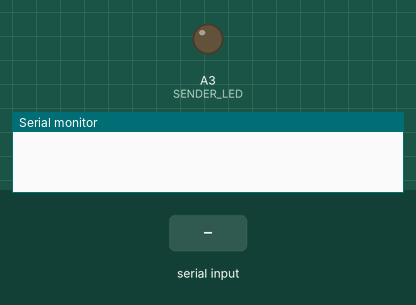
Bench run of a sketch on a simulated Arduino Nano, built with avr-gcc and run on an emulated ATmega328P. On the bench: output pins drawn as LEDs (lit = HIGH), the last lines printed to the serial monitor. Inputs (shaded band) come from the test bench.

Above: at 1.0 s.
At 3.2 s:
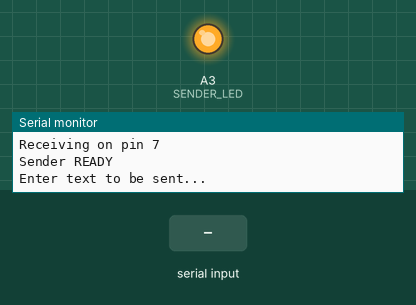
3.3 s: "90,45\n" received over Serial
4.8 s: "90,45\n" received over the second serial link
Timing chart, 0 to 7.8 s (numbered marks = the images above; inputs shaded):
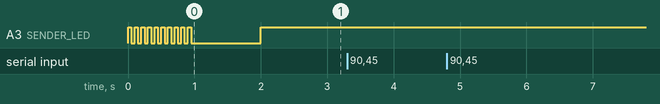

The sketch:

Receiver.ino
```cpp
/********************************************************************
*
*	Serial Wired Tester
*
*	Test program to check out Communications between two computers
*	that are directly wired together
*
*	Author: Bob Jones
*	Date:	December 15, 2018
*
*
*********************************************************************/

#include <SoftwareSerial.h>
#define ROLE_IS_SENDER		true
#define ROLE_IS_RECEIVER	false

#define FLASH_TIMES			10
#define FLASH_DURATION		50

#define SENDER_LED			A3
#define RECEIVER_LED		A0

//	If > 0, use that value; otherwise, ask for pin #
#define TX					8
#define RX					7

#define SendingPort			TX
#define ReceivingPort		RX

#define ECHO				false

SoftwareSerial *transporter;
char *name = (ROLE_IS_RECEIVER) ? "Receiver" : "Sender";
int txPin = TX;
int rxPin = RX;
int bytesSent = 0;
int bytesReceived = 0;
int totalBytesSent = 0;
int totalBytesReceived = 0;

void setup () {
	Serial.begin ( 115200 );
	pinMode ( SENDER_LED, OUTPUT );
	flashPin ( SENDER_LED );
	pinMode ( RECEIVER_LED, INPUT );
	flashPin ( RECEIVER_LED );
	showRoles ();

	while (txPin == 0 || rxPin == 0) {
		if (txPin == 0) txPin = assignTX ();
		if (rxPin == 0) rxPin = assignRX ();
	}

	transporter = new SoftwareSerial ( rxPin, txPin );
	transporter->begin ( 115200 );
	Serial.print ( F ( "Sending on pin " ) );
	Serial.println ( txPin );
	Serial.print ( F ( "Receiving on pin " ) );
	Serial.println ( rxPin );
	Serial.print ( name );
	Serial.println ( " READY" );
	Serial.println ( F ( "Enter text to be sent..." ) );
}

void loop () {
	showStats ();

	//	Check for incoming data
	while (Serial.available ()) {
		char dataToSend = Serial.read ();
		bytesSent += transporter->write ( dataToSend );
		Serial.print ( F ( "Sent: " ) );
		Serial.println ( dataToSend );
	}

	while (transporter->available ()) {
		char dataReceived = transporter->read ();
		bytesReceived++;
		if (ECHO) {
			transporter->write ( dataReceived );
			++bytesSent;
		}
		Serial.print ( F ( "Rcvd: " ) );
		Serial.println ( dataReceived );
	}
}

void showStats () {
	if (bytesSent > 0) {
		Serial.print ( F ( "Bytes sent: " ) );
		Serial.print ( bytesSent );
		Serial.print ( F ( "\ttotal: " ) );
		totalBytesSent += bytesSent;
		Serial.println ( totalBytesSent );
		bytesSent = 0;
	}
	if (bytesReceived > 0) {
		Serial.print ( F ( "Bytes received: " ) );
		Serial.print ( bytesReceived );
		Serial.print ( F ( "\ttotal: " ) );
		totalBytesReceived += bytesReceived;
		Serial.println ( totalBytesReceived );
		bytesReceived = 0;
	}
}

int assignTX () {
	Serial.println ( F ( "Enter TX Pin# (3-12):" ) );
	while (!Serial.available ()) {}
	txPin = Serial.parseInt ();
	if (txPin < 2 || txPin > 12) return 0;
	return txPin;
}

int assignRX () {
	Serial.println ( F ( "Enter RX Pin# (3-12):" ) );
	while (!Serial.available ()) {}
	rxPin = Serial.parseInt ();
	if (rxPin < 2 || rxPin > 12) return 0;
	return rxPin;
}

void showRoles () {
	if (ROLE_IS_RECEIVER) {
		turnOff ( SENDER_LED );
		turnOn ( RECEIVER_LED );
	} else {
		turnOn ( SENDER_LED );
		turnOff ( RECEIVER_LED );
	}
}


void turnOn ( int pin ) {
	digitalWrite ( pin, HIGH );
}

void turnOff ( int pin ) {
	digitalWrite ( pin, LOW );
}

void flashPin ( int pin ) {
	flashPin ( pin, false );

}

void flashPin ( int pin, bool leaveOn ) {
	flashPin ( pin, FLASH_TIMES, FLASH_DURATION );
	( leaveOn )?turnOn ( pin ):turnOff ( pin );
}

void flashPin ( int pin, int times, int duration ) {
	for (int i = 0; i < times; i++) {
		turnOn ( pin );
		delay ( duration );
		turnOff ( pin );
		delay ( duration );
	}
}
```
